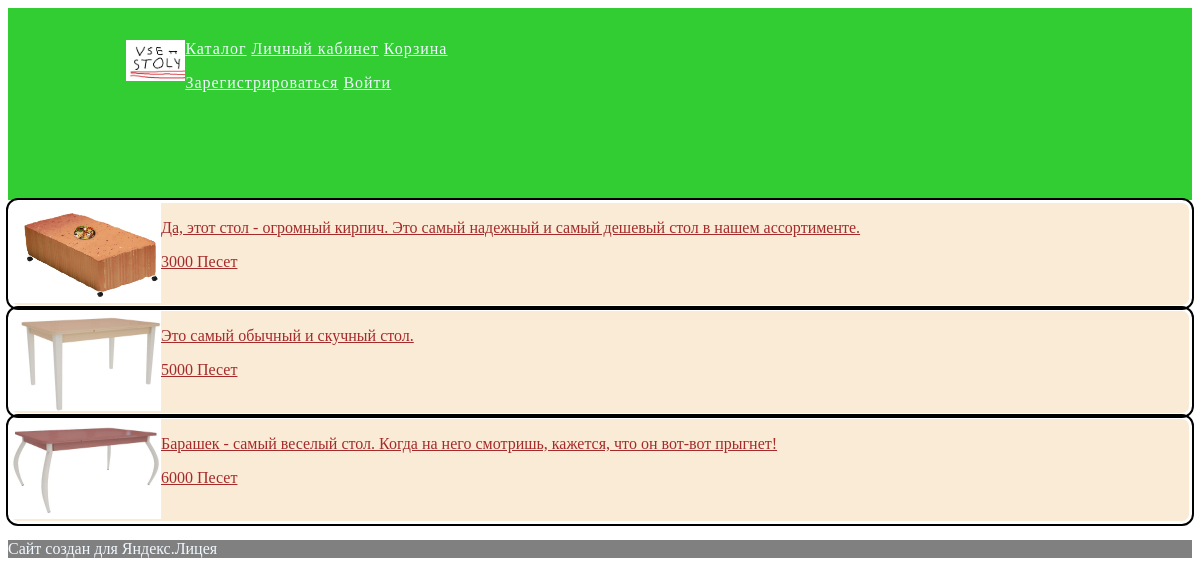
/catalog, run on the app's committed database.
### data/tables.py (models this page shows, shortened)
class Table(SqlAlchemyBase):
    __tablename__ = 'tables'
    id = sqlalchemy.Column(sqlalchemy.Integer,
                           primary_key=True, autoincrement=True)
    title = sqlalchemy.Column(sqlalchemy.String, nullable=True)
    type = sqlalchemy.Column(sqlalchemy.String, nullable=True)
    deck = sqlalchemy.Column(sqlalchemy.String, nullable=True)
    legs = sqlalchemy.Column(sqlalchemy.String, nullable=True)
    cost = sqlalchemy.Column(sqlalchemy.Integer)
    description = sqlalchemy.Column(sqlalchemy.Text, nullable=True)
    in_catalog = sqlalchemy.Column(sqlalchemy.Boolean, nullable=True)

### app.py (the view)
@app.route('/')
@app.route('/catalog')
def catalog():
    session = db_session.create_session()
    tables_list = session.query(tables.Table)
    return render_template('catalog.html', title='Каталог', tables=tables_list)

### data/db_session.py (called while the page is built)
def create_session() -> Session:
    global __factory
    return __factory()

### templates/catalog.html
{% extends "base.html" %}
{% block content %}
{% for table in tables %}
    {% if table.in_catalog %}
        <a class="table_link" href="/{{ table.type }}/{{ table.deck }}-{{ table.legs }}">
        <div class="table_in_catalog">
        <img src="../static/img/{{ table.type }}/{{ table.deck }}-{{ table.legs }}.jpg" alt="Not found"
        height="100" width="150" align="left">
        <p class="description">{{ table.description }}</p>
        <p class="price">{{ table.cost }} Песет</p>
        <br>
        </div>
        </a>
    {% endif %}
{% endfor %}
{% endblock %}

### templates/base.html (shortened to what this page needs)
<!DOCTYPE html>
<html lang="en">
<head>
    <link rel="stylesheet" type="text/css" href="../static/css/style.css"/>
</head>
<header>
    <div class="header">
            <a href="/">
            <img src="../static/img/logo.png" width="59" height="41" alt="ЛЕГУШЬКА" align="left"></a>
        <nav>
        <a class="navbar" href="/">Каталог</a>
        <a class="navbar" href="/profile">Личный кабинет</a>
        <a class="navbar" href="/cart">Корзина</a>
        {% if current_user.is_authenticated %}
            <a class="navbar-brand" href="/logout">Выход</a>
        {% else %}
            <p>
                <a class="navbar" href="/register">Зарегистрироваться</a>
                <a class="navbar" href="/login">Войти</a>
            </p>
        {% endif %}
        </nav>
    </div>
</header>
<body>
    {% block content %}{% endblock %}
</body>
<footer class="footer">
    <p>Сайт создан для Яндекс.Лицея</p>
</footer>
</html>

### static/css/style.css (style rules this page uses)
.header { background-color: limegreen; text-align: justify; letter-spacing: 1px; height: 8em; padding: 2em 10%; color: aliceblue; }
.footer { background-color: gray; color: aliceblue; }
.table_in_catalog { background: antiquewhite; outline: 2px solid #000; border: 3px solid #fff; border-radius: 10px; }
.navbar { color: aliceblue; }
.table_link { color: brown; }

### data on the page
Table: type (picture), description "Да, этот стол - огромный кирпич. Это самый надежный и самый дешевый стол в нашем ассортименте.", cost "3000"
Table: type (picture), description "Это самый обычный и скучный стол.", cost "5000"
Table: type (picture), description "Барашек - самый веселый стол. Когда на него смотришь, кажется, что он вот-вот прыгнет!", cost "6000"
